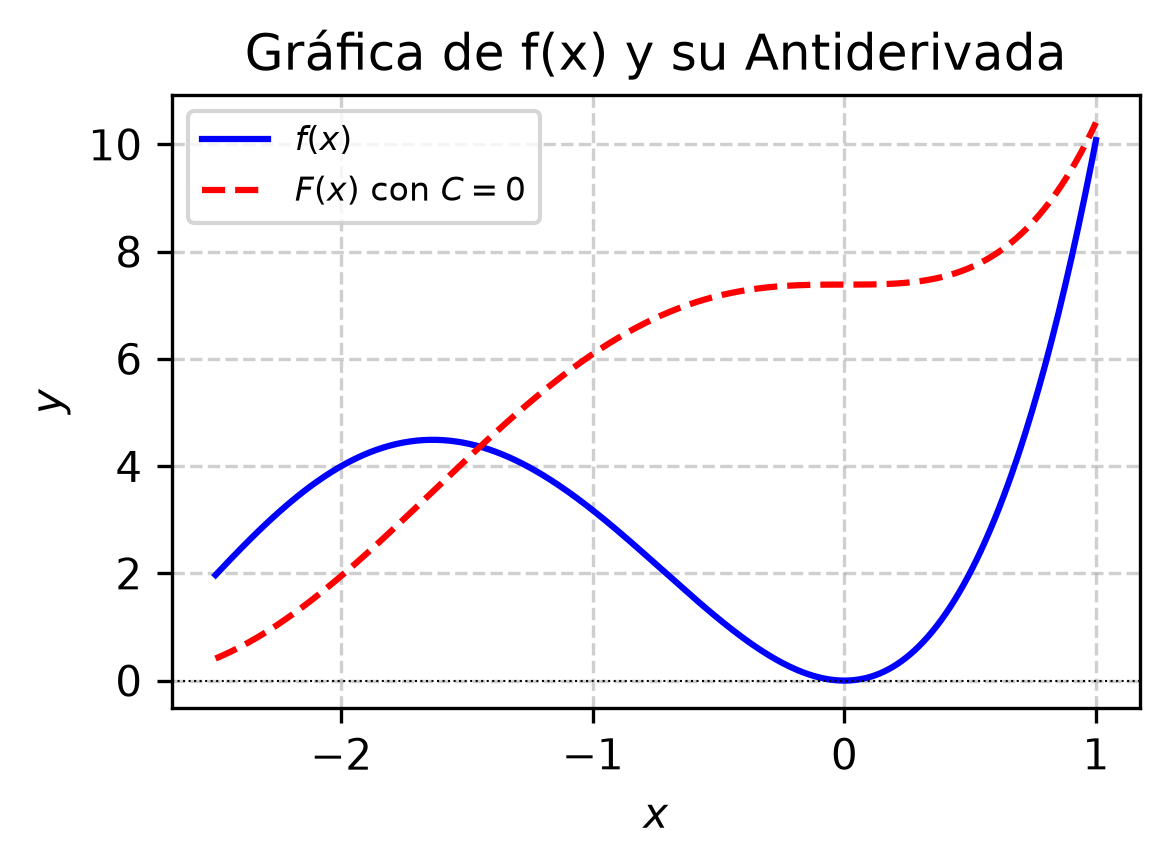

Source code (Python):
import matplotlib
matplotlib.use('Agg')
import numpy as np
import matplotlib.pyplot as plt

x = np.linspace(-2.5, 1.0, 400)
f_x = (x**2) / ((3 + x)**(-5/3))

# Antiderivada con C = 0
F_x = (3/14)*(3 + x)**(14/3) - (18/11)*(3 + x)**(11/3) + (27/8)*(3 + x)**(8/3)

fig, ax = plt.subplots(figsize=(4, 3))
ax.plot(x, f_x, label=r'$f(x)$', color='blue', linewidth=1.5)
ax.plot(x, F_x, label=r'$F(x)$ con $C=0$', color='red', linestyle='--', linewidth=1.5)

ax.set_title('Gráfica de f(x) y su Antiderivada')
ax.set_xlabel('$x$')
ax.set_ylabel('$y$')
ax.axhline(0, color='black', linewidth=0.5, linestyle=':')
ax.grid(True, linestyle='--', alpha=0.6)
ax.legend(fontsize=8)

plt.tight_layout()

plt.savefig(r'semana_05/graficas/SEM05_P39_grafica.png', dpi=300, bbox_inches='tight')
plt.close()
